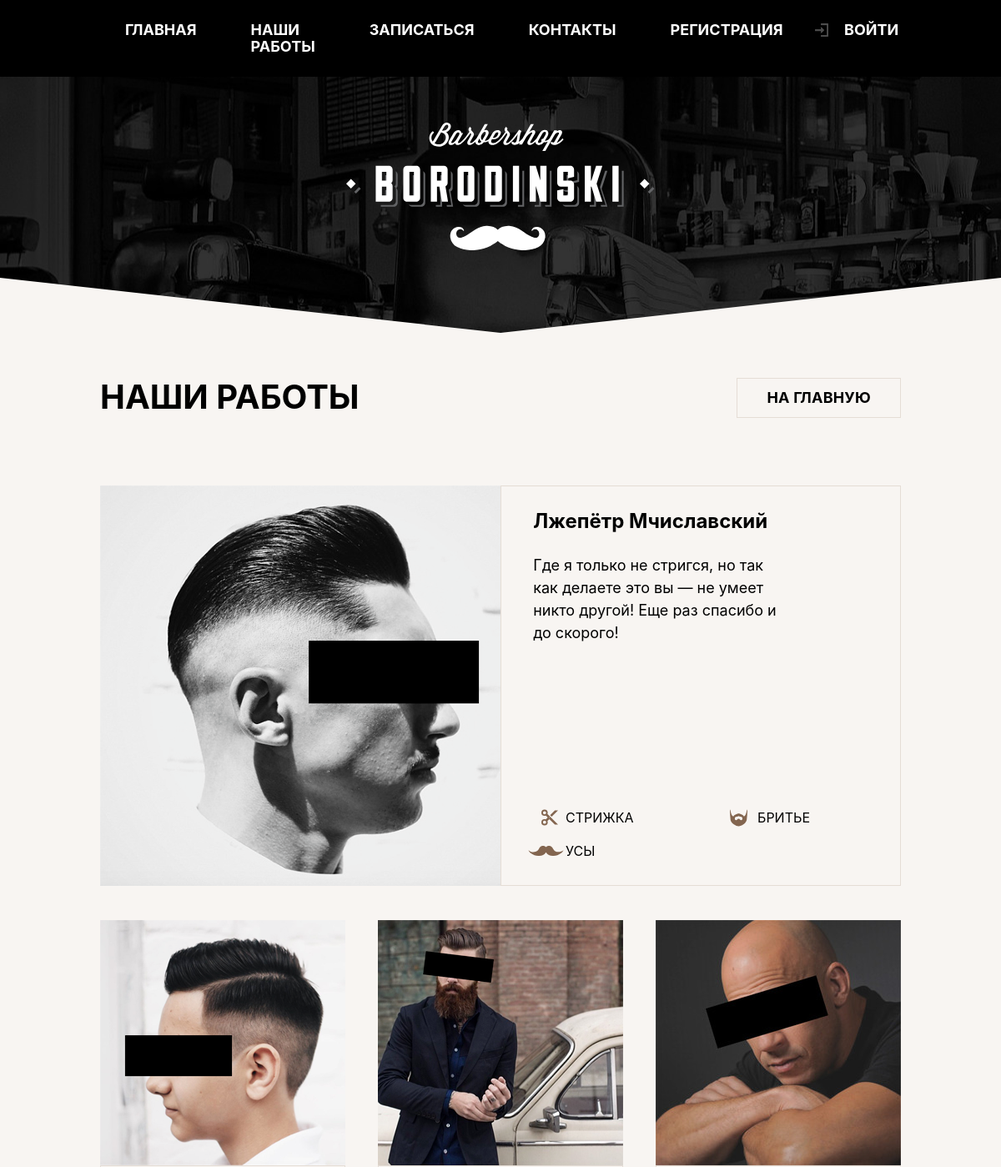
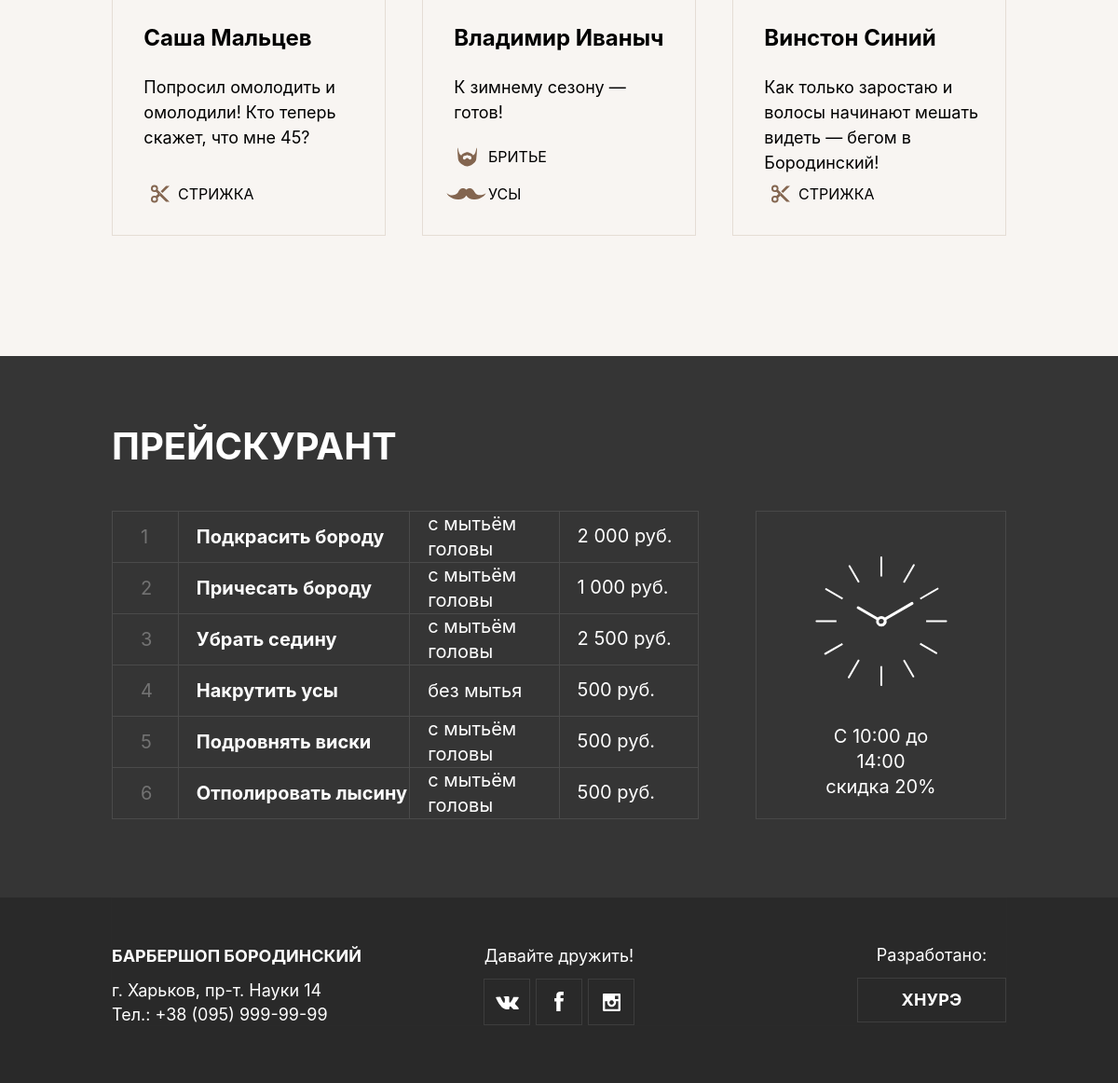
Page /photo.php on the committed database (2 pictures, top to bottom).
### tables this page shows
CREATE TABLE `posts` (
  `id` int(11) NOT NULL,
  `name` varchar(100) NOT NULL,
  `description` text NOT NULL,
  `img` varchar(255) NOT NULL,
  `haircut` int(10) UNSIGNED NOT NULL DEFAULT '0',
  `shaving` int(10) UNSIGNED NOT NULL DEFAULT '0',
  `mustache` int(10) UNSIGNED NOT NULL DEFAULT '0'
);

### model/photo.php (called while the page is built, shortened)
<?php
require_once('login.php');
$query = "SELECT * FROM `posts` ORDER BY `id` DESC";
$result = mysqli_query($mysql, $query);
while ($item = mysqli_fetch_assoc($result))
    $items[] = $item;

### photo.php (the view, shortened to what this page needs)
<?php require('model/photo.php'); ?>
<!DOCTYPE html>
<html lang="ru">
<head>
  <link rel="stylesheet" href="../css/main.css">
  <link rel="stylesheet" href="../css/index.css">
  <link rel="stylesheet" href="../css/photo.css">
</head>
<body>
  <?php require 'template/header.php'; ?>
  <main class="page-main">
      <section class="photo">
      <div class="photo__wrapper">
        <h3 class="photo__title">Наши работы</h3>
        <a href="index.php" class="photo__link button">На главную</a>
        <ul class="photo__list">
          <?php foreach ($items as $item): ?>
          <li class="photo__item">
            <div class="photo__picture">
                <img src="img/posts/<?= $item['img'];?>" alt="">
            </div>
            <div class="photo__block">
              <div class="block__text">
                <h3 class="text__name"><?= $item['name'];?></h3>
                <p class="text__info"><?= $item['description'];?></p>
              </div>
                <div class="category-block">
                  <span class="category-var category-var--haircut<?if (!$item['haircut']):?> d-none<?endif;?>">Стрижка</span>
                  <span class="category-var category-var--beard<?if (!$item['shaving']):?> d-none<?endif;?>">Бритье</span>
                  <span class="category-var category-var--mustache<?if (!$item['mustache']):?> d-none<?endif;?>">Усы</span>
                </div>
            </div>
          </li>
          <?php endforeach; ?>
        </ul>
        </div>
      </section>
      <section class="price">
          <h3 class="price__title">ПРЕЙСКУРАНТ</h3>
          <div class="price__wrapper">
            <table class="price__list">
              <tbody class="price__tbody">
                <tr class="price__item">
                  <td class="price__number">1</td>
                  <td class="price__field">Подкрасить бороду</td>
                  <td class="price__field price__field--add"><span>(</span>с мытьём головы<span>)</span></td>
                  <td class="price__value">2 000 руб.</td>
                </tr>
                <tr class="price__item">
                  <td class="price__number">2</td>
                  <td class="price__field">Причесать бороду</td>
                  <td class="price__field price__field--add"><span>(</span>с мытьём головы<span>)</span></td>
                  <td class="price__value">1 000 руб.</td>
                </tr>
                <tr class="price__item">
                  <td class="price__number">3</td>
                  <td class="price__field">Убрать седину</td>
                  <td class="price__field price__field--add"><span>(</span>с мытьём головы<span>)</span></td>
                  <td class="price__value">2 500 руб.</td>
                </tr>
                <tr class="price__item">
                  <td class="price__number">4</td>
                  <td class="price__field">Накрутить усы</td>
                  <td class="price__field price__field--add"><span>(</span>без мытья<span>)</span></td>
                  <td class="price__value">500 руб.</td>
                </tr>
                <tr class="price__item">
                  <td class="price__number">5</td>
                  <td class="price__field">Подровнять виски</td>
                  <td class="price__field price__field--add"><span>(</span>с мытьём головы<span>)</span></td>
                  <td class="price__value">500 руб.</td>
                </tr>
                <tr class="price__item">
                  <td class="price__number">6</td>
                  <td class="price__field">Отполировать лысину</td>
                  <td class="price__field price__field--add"><span>(</span>с мытьём головы<span>)</span></td>
                  <td class="price__value">500 руб.</td>
                </tr>
              </tbody>
            </table>
            <div class="price__time">
              <p class="price__info">C 10:00 до 14:00 скидка 20%</p>
            </div>
          </div>
      </section>
  </main>
<?php require 'template/footer.php'; ?>
</body>
</html>

### template/header.php (shortened to what this page needs)
<header class="page-header">
    <a href="" class="page-heder__logo">
      <picture>
        <source srcset="img/logo.svg" media="(min-width: 1200px)">
        <source srcset="img/logo-tabled.svg" media="(min-width: 768px)">
        <source srcset="img/logo-mob.svg" media="(max-width: 767px)">
        <img src="img/logo.svg" alt="Барбершоп Бородинский">
      </picture>
    </a>
      <nav class="main-nav">
          <div class="main-nav__wrapper">
            <ul class="main-nav__list site-list">
              <li class="main-nav__item site-list__item">
                <a href="index.php">Главная</a>
              </li>
              <li class="main-nav__item site-list__item">
                <a href="photo.php">Наши работы</a>
              </li>
              <?php if ($_SESSION['auth']): ?>
              <li class="main-nav__item site-list__item">
                <a href="form.php">Записаться</a>
              </li>
              <?php else: ?>
              <li class="main-nav__item site-list__item">
                <a href="#" id="button--login2">Записаться</a>
              </li>
              <?php endif; ?>
              <li class="main-nav__item site-list__item">
                <a href="#page-footer">Контакты</a>
              </li>
              <?php if ($_SESSION['auth']): ?>
              <li class="main-nav__item site-list__item">
                <a href="cabinet.php"><?= $_SESSION['login']?></a>
              </li>
              <?php else: ?>
              <li class="main-nav__item site-list__item">
                <a href="registration.php">Регистрация</a>
              </li>
              <?php endif; ?>
            </ul>
            <ul class="main-nav__list user-list">
              <?php if ($_SESSION['auth']): ?>
              <li class="main-nav__item user-list__item">
                <a href="model/logout.php" class="user-list__login">Выйти</a>
              </li>
              <?php else: ?>
              <li class="main-nav__item user-list__item">
                <a href="#" class="user-list__login" id="button--login">Войти</a>
              </li>
              <?php endif; ?>
            </ul>
          </div>
      </nav>
  </header>

### template/footer.php
<footer class="page-footer" id="page-footer">
  <div class="page-footer__block">
    <div class="page-footer__wrapper">
    <div class="page-footer__contacts container">
      <b class="contacts__title">Барбершоп Бородинский</b>
      <p class="contacts__text">
        г. Харьков, пр-т. Науки 14<br>
      </p>
      <a class="contacts__phone" href="tel:+380959999999">
        <span class="contacts__phone-mobile">Тел.:</span> +38 (095) 999-99-99
      </a>
    </div>
      <div class="page-footer__social">
        <b class="social__title">Давайте дружить!</b>
        <ul class="social__list">
          <li class="social__item">
            <a class="social__link social__link--vkontakte" href="#">Мы в Вконтакте</a>
          </li>
          <li class="social__item">
            <a class="social__link social__link--facebook" href="#">Мы в Фейсбуке</a>
          </li>
          <li class="social__item">
            <a class="social__link social__link--instagram" href="#">Мы в Инстаграме</a>
          </li>
        </ul>
      </div>
    <div class="page-footer__copyright container">
      <b class="copyright__text">Разработано:</b>
      <a class="button copyright__link" href="#">ХНУРЭ</a>
    </div>
    </div>
  </div>
</footer>

### css/main.css (style rules this page uses)
body { background-color: #f8f5f2; font-family: -apple-system, BlinkMacSystemFont,"PT Sans Narrow", Segoe UI, Roboto, Oxygen, Ubuntu, Cantarell, Fira Sans, Droid Sans, "Helvetica Neue", sans-serif; margin: 0; padding: 0; }
input, button, a { font: inherit; -webkit-user-select: none; -moz-user-select: none; -ms-user-select: none; user-select: none; }
img { max-width: 100%; height: auto; }
h1, h2, h3, h4, h5, h6 { font-weight: 700; line-height: 30px; }
h3 { font-size: 30px; }
p { font-size: 18px; line-height: 27px; }
ul { list-style: none; margin: 0; padding: 0; }
a { color: #826550; }
.button { display: block; text-align: center; text-decoration: none; text-transform: uppercase; font-weight: 700; letter-spacing: 0.01em; font-size: 18px; padding: 12px 0 13px; border: 1px solid #e5ddd5; color: #000000; }

### rows in the picture
posts: img (picture), name "Лжепётр Мчиславский", description "Где я только не стригся, но так как делаете это вы — не умеет никто другой! Еще раз спасибо и до скорого!"
posts: img (picture), name "Саша Мальцев", description "Попросил омолодить и омолодили! Кто теперь скажет, что мне 45?"
posts: img (picture), name "Владимир Иваныч", description "К зимнему сезону — готов!"
posts: img (picture), name "Винстон Синий", description "Как только заростаю и волосы начинают мешать видеть — бегом в Бородинский!"
